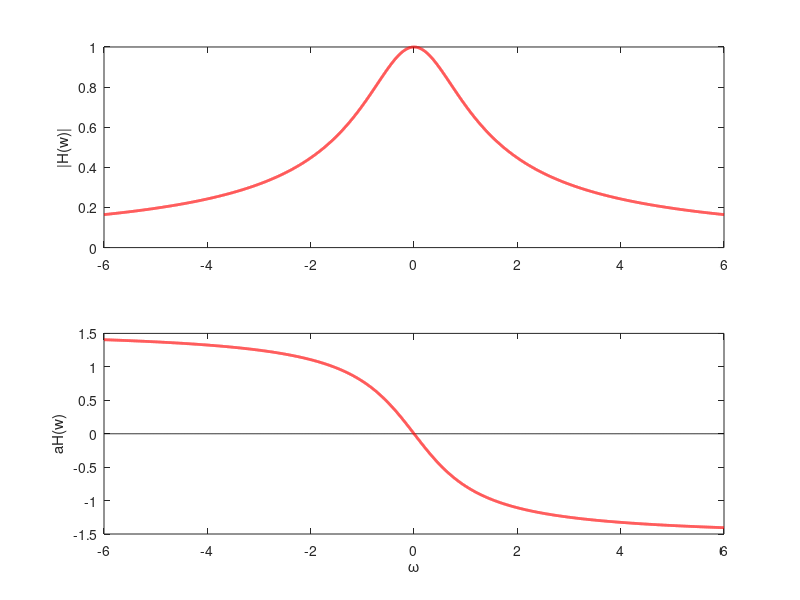

The MATLAB script that drew this image: (Note: this script raises an error after producing the figure.)
R = 1;  C = 1;

% Bode plot for system
fh = figure;
wv = -6:0.001:6;
Hv = 1./(1+j*wv*R*C);
subplot(2,1,1);
plot(wv,abs(Hv),'r-','LineWidth',2);
ax = axis;  ax(1) = min(wv);  ax(2) = max(wv);  axis(ax);
ylabel('|H(w)|');
%set(gca,'XTick',[-2*pi -pi 0 pi 2*pi]);
%set(gca,'XTickLabel',{'-2*pi','-pi','0','pi','2*pi'});
subplot(2,1,2);
ph1 = plot(wv,zeros(size(wv)),'k-');  hold on;
ph2 = plot(wv,angle(Hv),'r-','LineWidth',2);
xlabel('\omega');  ylabel('aH(w)');
%ax = axis;  ax(1) = -2*pi;  ax(2) = 2*pi;  axis(ax);
%set(gca,'XTick',[-2*pi -pi 0 pi 2*pi]);
%set(gca,'XTickLabel',{'-2*pi','-pi','0','pi','2*pi'});
exportfig(gcf,'circrclptf.eps','width',5,'height',3,'fontmode','fixed', 'fontsize',8,'Color','cmyk');
%close(fh);